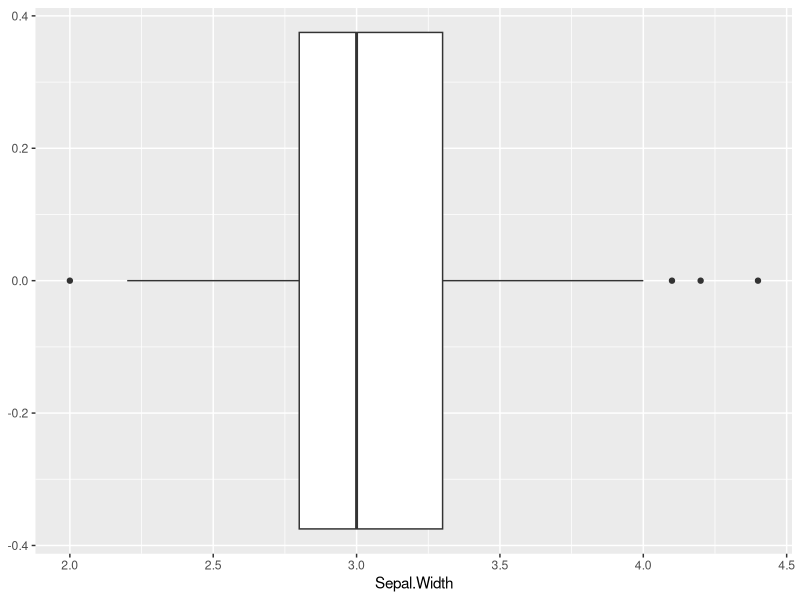
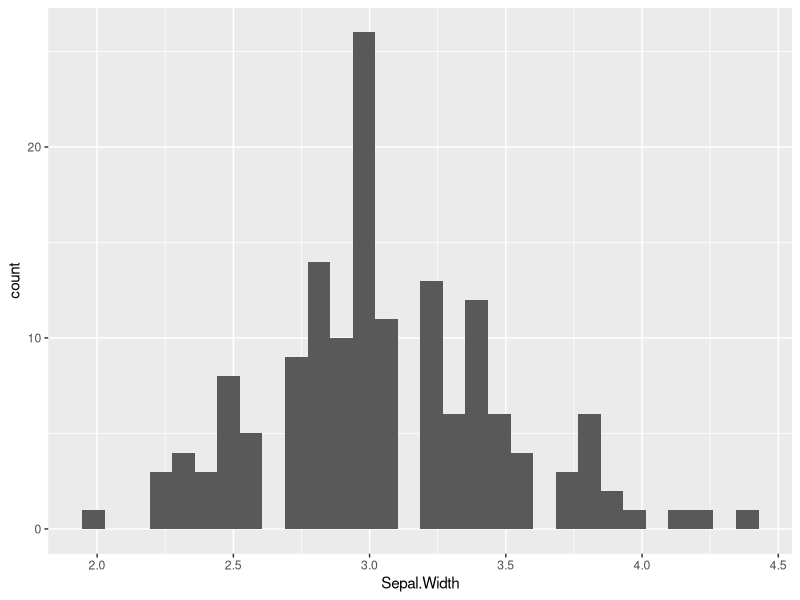
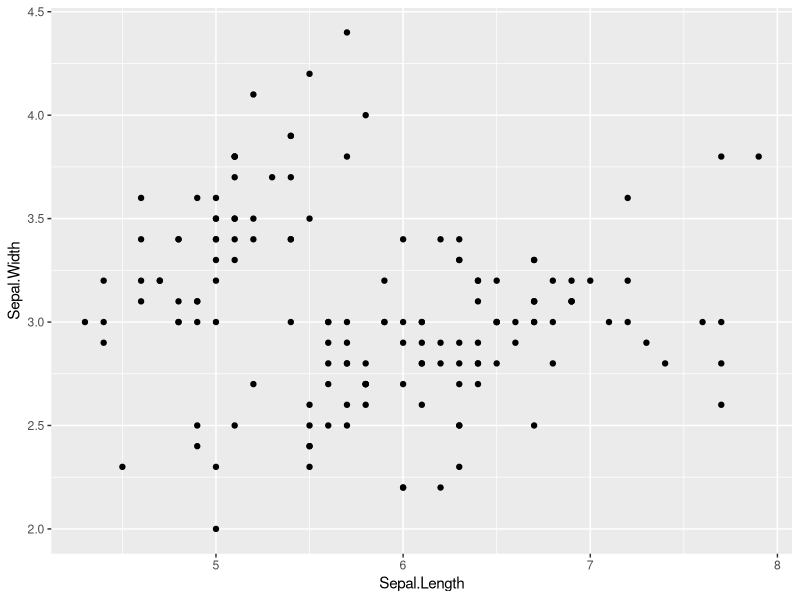

These figures' R source, in order:
#=========
# 데이터 확인
#=========
# 데이터 생성
df = data.frame(
  ID   = c('A001', 'A002', 'A003', 'A004', 'A005'), 
  제품 = c('노트북', 'TV', '노트북', '핸드폰', 'TV'), 
  수량 = c(1, 1, 2, 2, 1), 
  금액 = c(10000, 25000, 20000, 6400, 25000)
  )
df

str(df) # 데이터 전반적인 정보
dim(df) # 데이터 차원 dimension 행5, 열4  
summary(df) # 기초통계량 character는 기초통계량이 나올 것이 없음 

#=========
# 결측치 탐색
#=========
# 데이터 생성 (임의로 결측이 있는 것을 확인)
df = data.frame(
  ID   = c('A001', 'A002', 'A003', 'A004', 'A005'), 
  제품 = c(NA, NA, '노트북', '핸드폰', 'TV'), 
  수량 = c(1, 1, 2, 2, NA), 
  금액 = c(10000, 25000, 20000, 6400, 25000)
)
df

is.na(df) # 결측치 확인
colSums(is.na(df)) # 변수마다 결측치 수 확인


#=========
# 결측치 제거
#=========
df_1 = data.frame(
  x1 = c(15, 23, NA, 16, 24),
  x2 = c(234, 232, NA, 345, 303),
  x3 = c(10, 5, NA, 7, 7),
  x4 = c(NA, 53, NA, 54, 48)
  )
df_1

na.omit(df_1) # 결측치가 하나라도 있으면 관측치 제거


#=========
# 결측치 대체
#=========
df_1

## 평균값 대체
df_2 <- df_1 # 데이터 복사 
df_2[is.na(df_2$x3),"x3"] <- mean(df_2$x3, na.rm = T) 
#3번쨰 컬럼이 결측이 어느 위치에 있는지를 봄. x3에서 평균을 구함 
# 그냥 구하면 NA가 나오므로, 결측이 하나도 있으면 평균이 안됨. 
# na.rm = T 결측 제거하고 평균 계산. 
# 계산 한 평균값을 x3의 결측 자리에 넣어서 대체 7.25가 들어감
df_2

## 단일값 대체
df_2[is.na(df_2$x4),"x4"] <- -999 #누가 봐도 결측으로 보이도록 -999를 넣음 
df_2

## 선형회귀모형 대체
lm_fit <- lm(x4~., data = na.omit(df_1))
predict(lm_fit, df_1[1,])
df_1

## kNN 대체- 포뮬러가 복잡. 나중에 더 진행
library(class)
knn_2 <- knn(train = na.omit(df_1)[,1:3],
             test = df_1[1,1:3],
             cl = na.omit(df_1)[,4],
             k = 2)
# predict가 아니라 바로 여기서 다 진행함. 결측을 제거한 모든 데이터를 넣음. 
# cl자리에 y값을 넣음. 
# k = 주변에 몇개까지 볼 지 
df_1
knn_2


#=========
# 이상치 탐색
#=========
library(ggplot2)

head(iris)

# iris_df <- iris
#iris 데이터의 Sepal.Width 이상치 탐색

# 분포 확인 : 시각적으로 먼저 확인 
#상자그림
ggplot(iris, aes(x=Sepal.Width)) + geom_boxplot()

#히스토그램
ggplot(iris, aes(x=Sepal.Width)) + geom_histogram()

#산점도
ggplot(iris, aes(x = Sepal.Length, y = Sepal.Width)) + geom_point()

# 사분위수 범위
quantile(iris$Sepal.Width, 3/4)
quantile(iris$Sepal.Width, 1/4)

IQR(iris$Sepal.Width)

# 이상치 값 탐색
(lb <- quantile(iris$Sepal.Width, 1/4) - 1.5*IQR(iris$Sepal.Width))
(ub <- quantile(iris$Sepal.Width, 3/4) + 1.5*IQR(iris$Sepal.Width))

iris$Sepal.Width[which(iris$Sepal.Width < lb)] 
iris$Sepal.Width[which(iris$Sepal.Width > ub)] # 4.05보다 큰 값 

